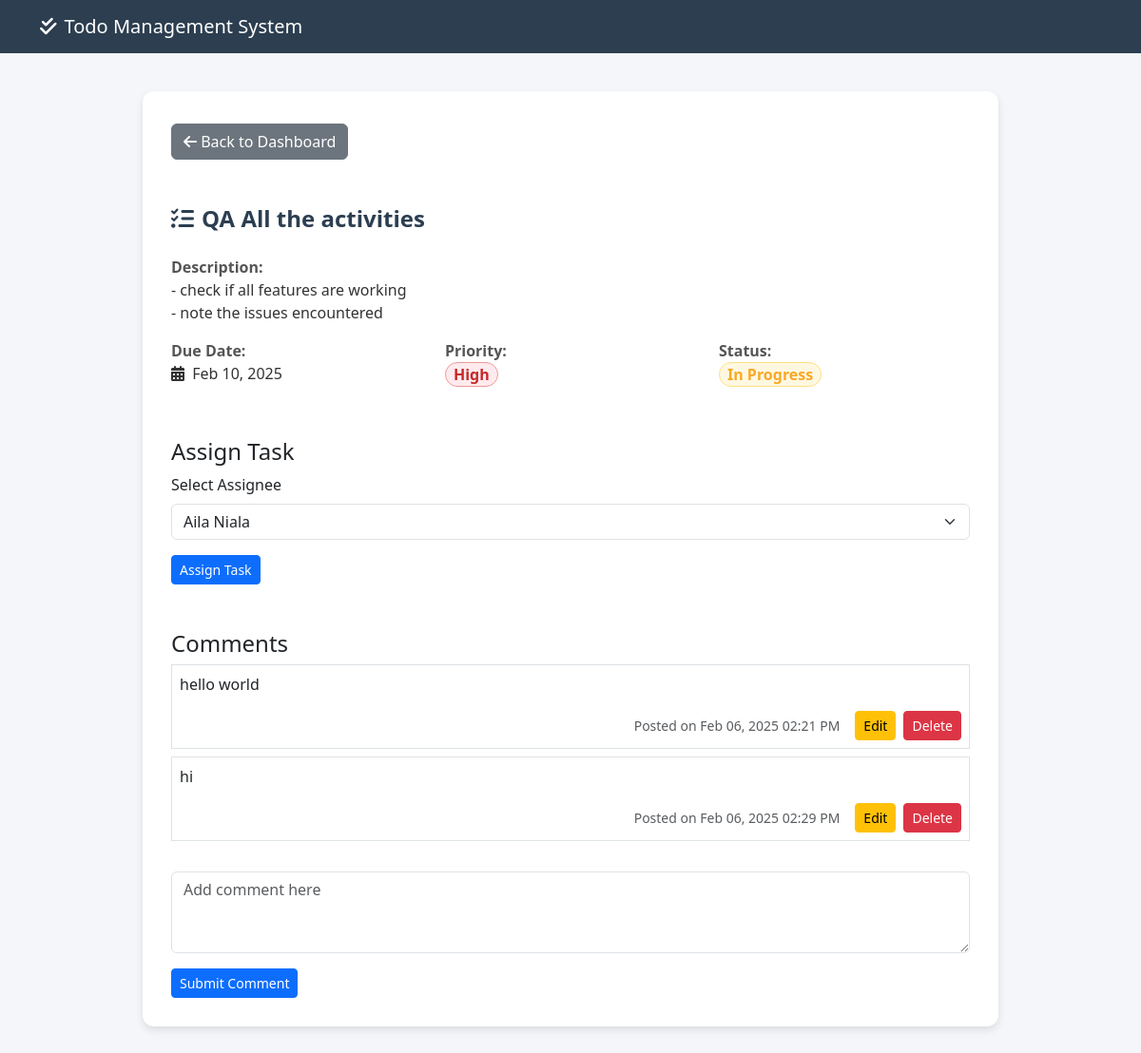
/view_task.php?id=5, run on the app's committed database.
### tables this page shows
CREATE TABLE `tasks` (
  `id` int(11) NOT NULL,
  `title` varchar(255) NOT NULL,
  `description` text DEFAULT NULL,
  `due_date` date NOT NULL,
  `priority` enum('Low','Medium','High') DEFAULT 'Medium',
  `status` enum('todo','in_progress','done') DEFAULT 'todo',
  `created_at` timestamp NOT NULL DEFAULT current_timestamp(),
  `updated_at` timestamp NOT NULL DEFAULT current_timestamp() ON UPDATE current_timestamp(),
  `assignee_id` int(11) DEFAULT NULL
);

CREATE TABLE `comments` (
  `id` int(11) NOT NULL,
  `task_id` int(11) NOT NULL,
  `comment` text NOT NULL,
  `created_at` timestamp NOT NULL DEFAULT current_timestamp(),
  `user_id` int(11) NOT NULL
);

### view_task.php (the view, shortened to what this page needs)
<?php
    include 'db_connect.php';
    $id = $_GET['id'];
    $query = "SELECT * FROM tasks WHERE id = $id";
    $result = mysqli_query($conn, $query);
    $task = mysqli_fetch_assoc($result);
    $comments_query = "SELECT * FROM comments WHERE task_id = $id ORDER BY created_at ASC";
    $comments_result = mysqli_query($conn, $comments_query);
    $users = [
        ['id' => 1, 'name' => 'Obrey Monter'],
        ['id' => 2, 'name' => 'Eden Nataya'],
        ['id' => 3, 'name' => 'Aila Niala'],
        ['id' => 4, 'name' => 'Niko Nositera'],
        ['id' => 5, 'name' => 'Prince Nuguid']
    ];
?>
<!DOCTYPE html>
<html lang="en">
<head>
    <link rel="stylesheet" href="https://cdn.jsdelivr.net/npm/bootstrap@5.3.0/dist/css/bootstrap.min.css">
    <link rel="stylesheet" href="https://cdnjs.cloudflare.com/ajax/libs/font-awesome/6.0.0/css/all.min.css">
</head>
<body>
    <nav class="navbar navbar-expand-lg navbar-dark">
        <div class="container">
            <a class="navbar-brand" href="index.php">
                <i class="fas fa-check-double me-2"></i>Todo Management System
            </a>
        </div>
    </nav>
    <div class="container">
        <div class="task-container">
            <a href="index.php" class="btn btn-secondary back-btn mt-1">
                <i class="fas fa-arrow-left"></i> Back to Dashboard
            </a>
            <br><br><br>
            <h1 class="task-title mb-4">
                <i class="fas fa-tasks me-2"></i><?php echo htmlspecialchars($task['title']); ?>
            </h1>
            <div class="mb-3">
                <span class="task-label">Description:</span>
                <p class="task-value"><?php echo nl2br(htmlspecialchars($task['description'])); ?></p>
            </div>
            <div class="row">
                <div class="col-md-4 mb-3">
                    <span class="task-label">Due Date:</span>
                    <p class="task-value"><i class="fas fa-calendar-alt me-1"></i>
                        <?php echo date('M d, Y', strtotime($task['due_date'])); ?>
                    </p>
                </div>
                <div class="col-md-4 mb-3">
                    <span class="task-label">Priority:</span><br>
                    <span class="badge priority-<?php echo strtolower($task['priority']); ?> p-2 pb-1 pt-1">
                        <?php echo $task['priority']; ?>
                    </span>
                </div>
                <div class="col-md-4 mb-3">
                    <span class="task-label">Status:</span><br>
                    <span class="badge status-<?php echo str_replace('_', '-', $task['status']); ?> p-2 pb-1 pt-1">
                        <?php echo ucwords(str_replace('_', ' ', $task['status'])); ?>
                    </span>
                </div>
            </div>
            <br>
            <h4>Assign Task</h4>
            <form action="" method="POST">
                <div class="mb-3">
                    <label for="assignee" class="form-label">Select Assignee</label>
                    <select class="form-select" id="assignee" name="assignee_id">
                        <?php foreach ($users as $user): ?>
                            <option value="<?php echo $user['id']; ?>" <?php echo $user['id'] == $task['assignee_id'] ? 'selected' : ''; ?>>
                                <?php echo $user['name']; ?>
                            </option>
                        <?php endforeach; ?>
                    </select>
                </div>
                <button type="submit" class="btn btn-primary btn-sm">Assign Task</button>
            </form>
            <br><br>
            <h4>Comments</h4>
            <div id="comments-section">
                <?php while ($comment = mysqli_fetch_assoc($comments_result)): ?>
                    <div class="comment border p-2 mb-2">
                        <p><?php echo nl2br(htmlspecialchars($comment['comment'])); ?></p>
                        <div class="d-flex justify-content-end align-items-center">
                            <small class="text-muted me-3">Posted on <?php echo date('M d, Y h:i A', strtotime($comment['created_at'])); ?></small>
                            <a href="edit_comment.php?id=<?php echo $comment['id']; ?>" class="btn btn-warning btn-sm me-2">Edit</a>
                            <a href="delete_comment.php?id=<?php echo $comment['id']; ?>" class="btn btn-danger btn-sm">Delete</a>
                        </div>
                    </div>
                <?php endwhile; ?>
            </div>
             <br>
            <form action="process_comment.php" method="POST">
                <div class="mb-3">
                    <textarea class="form-control" id="comment" name="comment" rows="3" placeholder="Add comment here" required></textarea>
                </div>
                <button type="submit" class="btn btn-primary btn-sm">Submit Comment</button>
            </form>
        </div>
    </div>
</body>
</html>

### view_task.php (style rules this page uses)
body { background-color: #f4f6f9; }
.navbar { background-color: #2c3e50; }
.navbar-brand { color: white !important; }
.task-container { max-width: 900px; margin: 40px auto; padding: 30px; background: white; border-radius: 12px; box-shadow: 0 4px 8px rgba(0, 0, 0, 0.1); }
.task-title { font-size: 24px; font-weight: bold; color: #2c3e50; }
.task-label { font-weight: 700; color: #555; font-size: 16px; }
.task-value { font-size: 16px; color: #333; }
.badge { font-size: 16px; padding: 8px 12px; border-radius: 20px; }
.priority-high { background-color: #ffebee; color: #c62828; border: 1px solid #ef9a9a; }
.status-in-progress { background-color: #fff8e1; color: #f9a825; border: 1px solid #ffe082; }
.back-btn { margin-top: 20px; }

### data on the page
tasks: title "QA All the activities", description "- check if all features are working - note the issues encountered", due_date "Feb 10, 2025", priority "High", status "In Progress", assignee_id "Aila Niala"
comments: comment "hello world", created_at "Feb 06, 2025 02:21 PM"
comments: comment "hi", created_at "Feb 06, 2025 02:29 PM"
